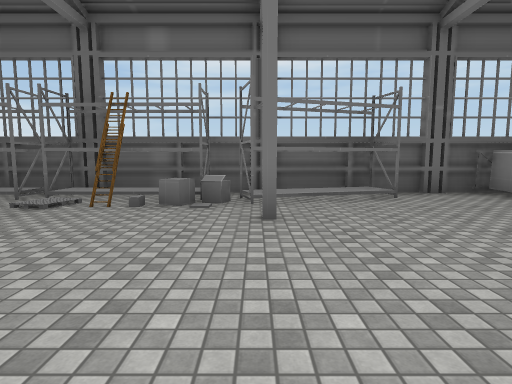
view 1 (above)

15 first-person views from a walk through a scene from a Unity 3-D project. The camera is 1.4 m above the floor, tilts 6° down and sees 80° across. The floor is counted in squares, 2 m on a side. Each view is taken from the middle of a square. On the plan, view 1 faces up. The plan holds only what a view shows up to about 10 squares ahead; the rest is blank. Some surface patterns are stand-ins.

view 2
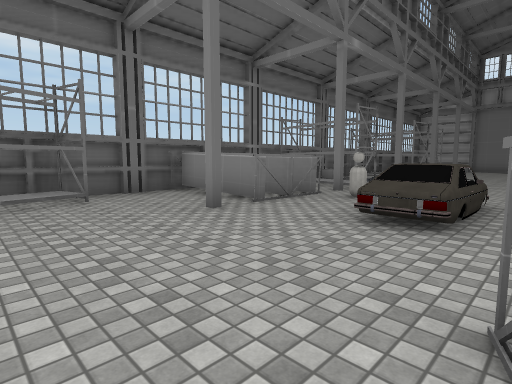

view 3
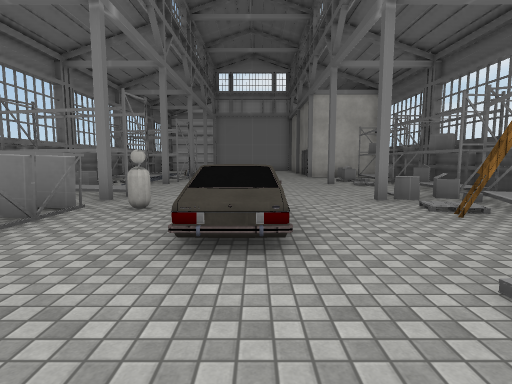

view 4
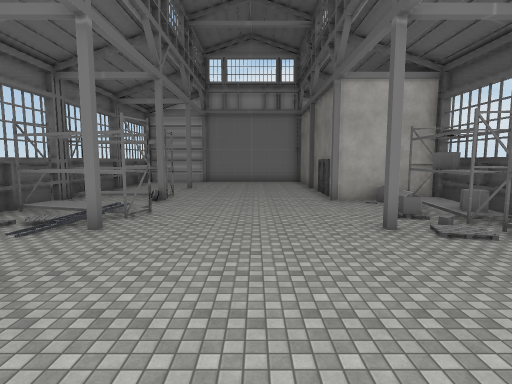

view 5
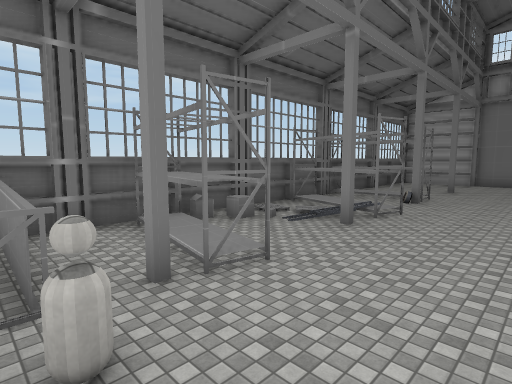

view 6
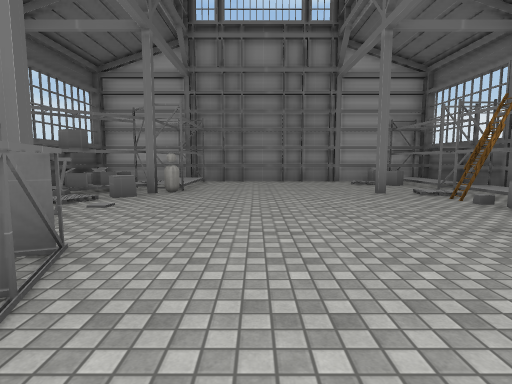

view 7
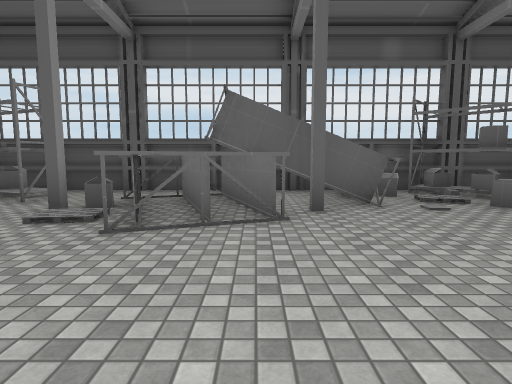

view 8
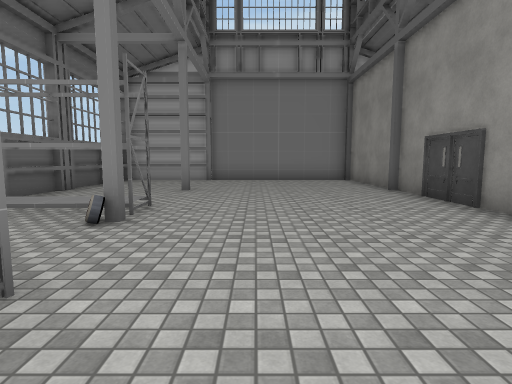

view 9
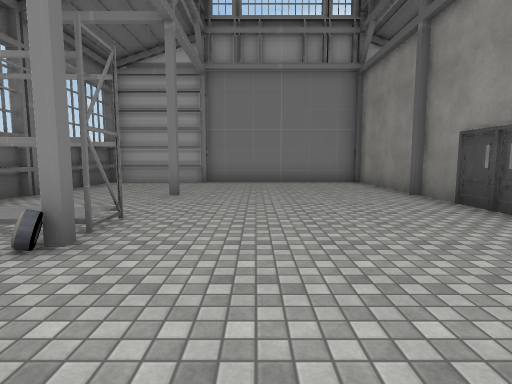

view 10
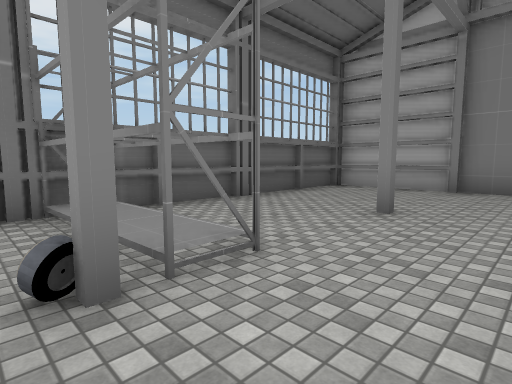

view 11
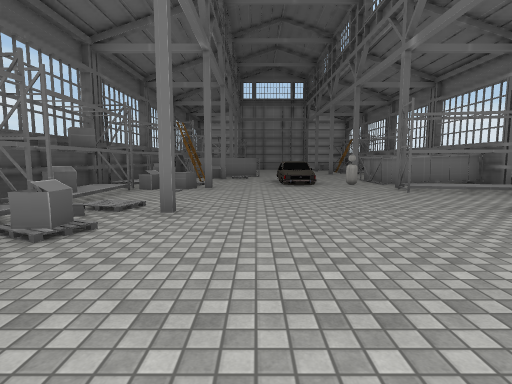

view 12
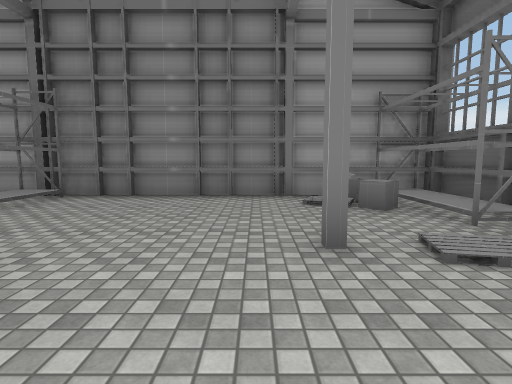

view 13
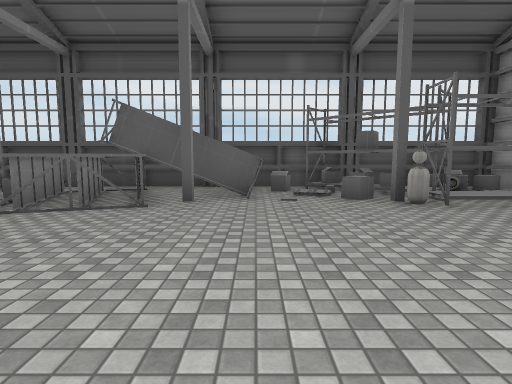

view 14
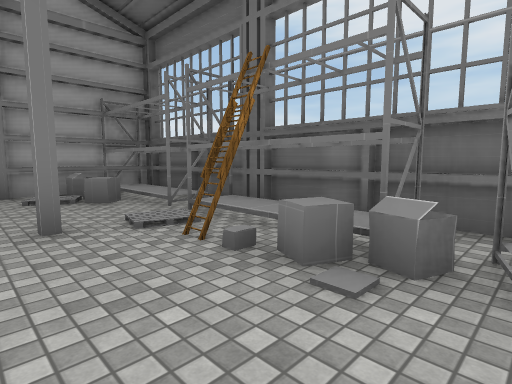

view 15
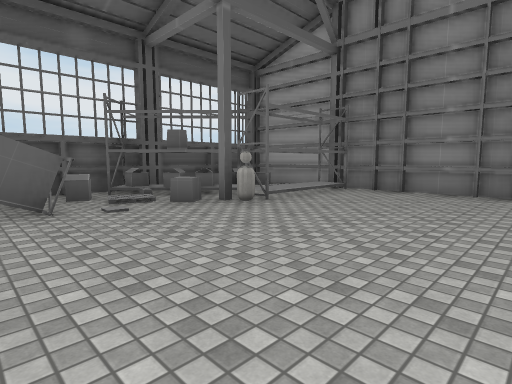

### Floor plan
Key: @ floor where view 1 was taken; # wall or solid block; x gap in a wall; . main floor; : floor 0.25 m higher than the main floor; / step, stairs or slope; = window, fence, low wall or low ledge; O other object.
Columns run from 7 left of view 1 to 22 right of it. Each row starts with its distance up from view 1.
  7 ##############################
  6 #OO.OOO#OO..#O..O#/.O.O......#
  5 OOO./OOO....OO.O.O//O.O......#
  4 #/..#.......OOxO../O/OO..#...#
  3 #............O...............#
  2 #...........O................#
  1 #..........////..............#
  0 #......@.#...................#
 -1 #OOO...#####......#..........#
 -2 #:#OO/#####=#OOO...O..########
 -3 #OO#OO#######O#OOO.OOO#
 -4 #OO####################

Positions as (right, up) in squares from view 1, and headings:
1: (0, 0), facing up
2: (1, 0), facing up-right
3: (2, 1), facing right
4: (6, 1), facing right
5: (6, 1), facing up-right
6: (3, 1), facing left
7: (1, 3), facing down
8: (11, 2), facing right
9: (12, 2), facing right
10: (14, 2), facing up-right
11: (15, 0), facing left
12: (-1, 3), facing left
13: (-1, 4), facing down
14: (0, 3), facing up-left
15: (0, 3), facing down-left
